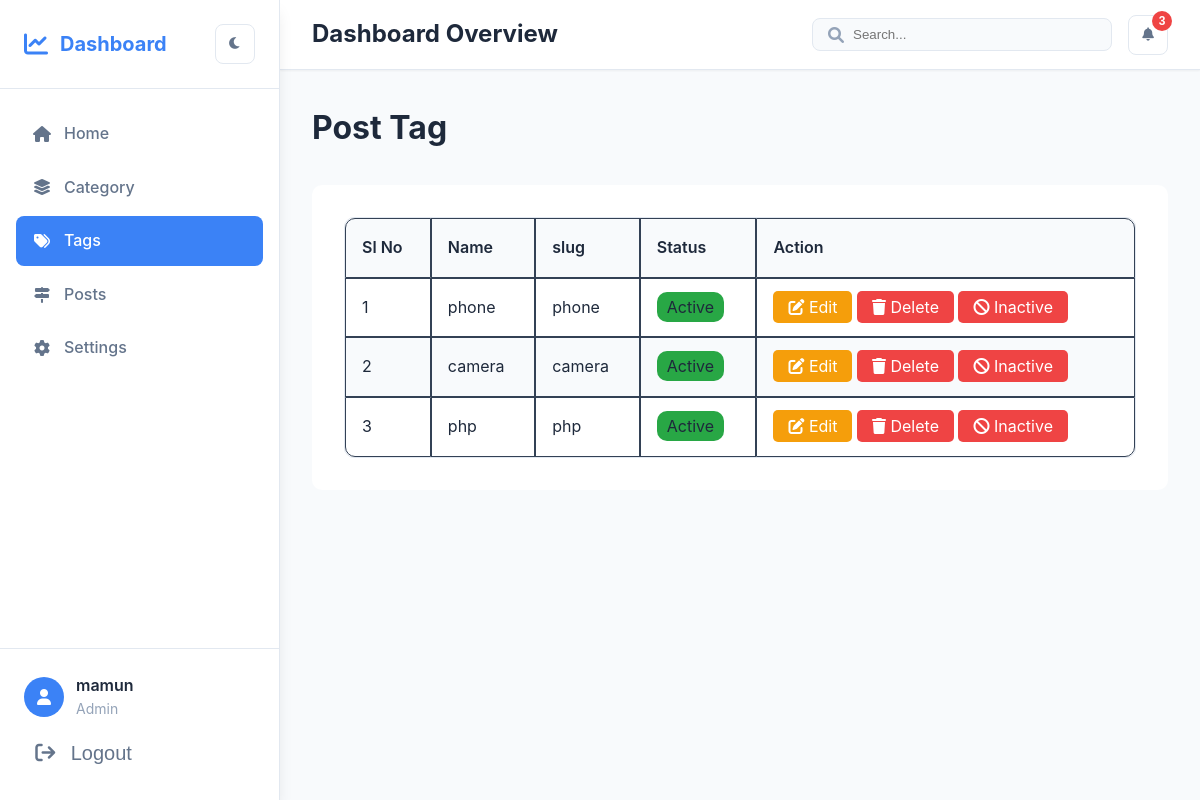
The app's page /backend/tags/ (signed in) with its own data.
### blog/models.py (models this page shows, shortened)
class Tag(models.Model):
    name = models.CharField(max_length=200)
    slug = models.SlugField(max_length=200, unique=True)
    active = models.BooleanField(default=True)
    created_at = models.DateTimeField(auto_now_add=True)
    updated_at = models.DateTimeField(auto_now=True)
    class Meta:
        ordering = ['-created_at']

### blog/views.py (the view, shortened to what this page needs)
# urls.py: path('backend/tags/', views.tags_list, name='tags_list'),
@login_required(login_url='login')
def tags_list(request):
    if  not checkUserPermission(request, 'can_view', '/backend/tags'):
        return render(request, '403.html')
    tags = Tag.objects.all()
    context = {
        'tags': tags
    }
    return render(request, 'post_tags/tags_list.html', context)

### common/context_processors.py (called while the page is built)
def menu_permissions(request):
    if not request.user.is_authenticated:
        return {}
    return {
        'can_view_categories': request.user.is_superuser or checkUserPermission(request, 'can_view', '/backend/category'),
        'can_add_categories': request.user.is_superuser or checkUserPermission(request, 'can_add', '/backend/category'),
        'can_view_tags': request.user.is_superuser or checkUserPermission(request, 'can_view', '/backend/tags'),
        'can_add_tags': request.user.is_superuser or checkUserPermission(request, 'can_add', '/backend/tags'),
        'can_view_posts': request.user.is_superuser or checkUserPermission(request, 'can_view', '/backend/post'),
    }

### core/permissions.py (called while the page is built, shortened)
def checkUserPermission(request, accessType, menuUrl):
    try:
        user_permissions = {
            'can_view': 'can_view',
            'can_add': 'can_add',
            'can_edit': 'can_edit',
            'can_delete': 'can_delete',
        }
        if request.user.is_superuser:
            return True
    except:
        return False

### blog/templates/post_tags/tags_list.html (shortened to what this page needs)
{% extends 'dashboard.html' %}
{% load static %}
{% block content %}
    <h1>Post Tag</h1>
    <div class="post_container">
        <table class="table_border_radius">
            <thead>
                <th>Sl No</th>
                <th>Name</th>
                <th>slug</th>
                <th>Status</th>
                <th>Action</th>
            </thead>
            <tbody>
                {% for tag in tags %}
                    <tr>
                        <td>
                            {{ forloop.counter }}
                        </td>
                        <td>
                            {{ tag.name }}
                        </td>
                        <td>
                            {{ tag.slug }}
                        </td>
                        <td>
                            {% if tag.active == True %}
                                <span class="badge bg-success">Active</span>
                            {% else %}
                                <span class="badge bg-danger">Inactive</span>
                            {% endif %}
                        </td>
                        <td>
                            <a href="{% url 'tags_update' tag.id %}" class="edit_btn"><i class="fa fa-edit"></i> Edit</a>
                            <a href="{% url 'tags_delete' tag.id %}" class="delete_btn"><i class="fa fa-trash"></i> Delete</a>
                            {% if tag.active == True %}
                                <a href="{% url 'tags_inactive' tag.id %}" class="delete_btn"><i class="fa fa-ban"></i> Inactive</a>
                            {% else %}
                                <a href="{% url 'tags_active' tag.id %}" class="btn-success"><i class="fa fa-check"></i> Active</a>
                            {% endif %}
                        </td>
                    </tr>
                {% endfor %}
            </tbody>
        </table>
    </div>
{% endblock content %}

### templates/dashboard.html (shortened to what this page needs)
{% load static %}
<!DOCTYPE html>
<html lang="en">
<head>
    <link rel="stylesheet" href="{% static 'dashboard/styles.css' %}">
    <link href="https://cdnjs.cloudflare.com/ajax/libs/font-awesome/6.0.0/css/all.min.css" rel="stylesheet">
</head>
<body>
    <div class="dashboard">
        <aside class="sidebar">
            <div class="sidebar-header">
                <div class="logo">
                    <i class="fas fa-chart-line"></i>
                    <span>Dashboard</span>
                </div>
                <button class="theme-toggle" id="themeToggle">
                    <i class="fas fa-moon"></i>
                </button>
            </div>
            <nav class="sidebar-nav">
                <ul>
                    <li class="nav-item {% if 'dashboard' in request.path %}active{% endif %}">
                        <a href="{% url 'dashboard' %}" class="nav-link">
                            <i class="fas fa-home"></i>
                            <span>Home</span>
                        </a>
                    </li>
                    {% if can_view_categories %}
                    <li class="nav-item {% if 'category_list' in request.path %}active{% endif %}">
                        <a href="{% url 'category_list' %}" class="nav-link">
                            <i class="fa-solid fa-layer-group"></i>
                            <span>Category</span>
                        </a>
                    </li>
                    {% endif %}
                    {% if can_view_tags %}
                    <li class="nav-item {% if 'tags_list' in request.path %}active{% endif %}">
                        <a href="{% url 'tags_list' %}" class="nav-link">
                            <i class="fa fa-tags"></i>
                            <span>Tags</span>
                        </a>
                    </li>
                    {% endif %}
                    {% if can_view_posts %}
                    <li class="nav-item {% if 'post_list' in request.path %}active{% endif %}">
                        <a href="{% url 'post_list' %}" class="nav-link">
                            <i class="fa-solid fa-signs-post"></i>
                            <span>Posts</span>
                        </a>
                    </li>
                    {% endif %}
                    <li class="nav-item {% if 'profile_settings' in request.path %}active{% endif %}">
                        <a href="{% url 'profile_settings' %}" class="nav-link">
                            <i class="fas fa-cog"></i>
                            <span>Settings</span>
                        </a>
                    </li>
                </ul>
            </nav>
            <div class="sidebar-footer">
                <div class="user-profile">
                    <div class="user-avatar">
                        <i class="fas fa-user"></i>
                    </div>
                    <div class="user-info">
                        <span class="user-name">{{ user.username }}</span>
                        <span class="user-role">{% if user.is_superuser %}Admin{% else %}User{% endif %}</span>
                    </div>
                </div>
                <div class="logout-info">
                    <form action="{% url 'logout' %}" method="POST">
                        <button type="submit" class="logout-btn">
                            <i class="fa fa-sign-out"></i>
                            <span>Logout</span>
                        </button>
                    </form>
                </div>
            </div>
        </aside>
        <main class="main-content">
            <header class="main-header">
                <div class="header-left">
                    <h1>Dashboard Overview</h1>
                </div>
                <div class="header-right">
                    <div class="search-box">
                        <i class="fas fa-search"></i>
                        <input type="text" placeholder="Search...">
                    </div>
                    <button class="notification-btn">
                        <i class="fas fa-bell"></i>
                        <span class="notification-badge">3</span>
                    </button>
                </div>
            </header>
            <div class="content">
               {% block content %}{% endblock content %}
            </div>
        </main>
    </div>
</body>
</html>

### blog/templates/post_tags/tags_list.html (style rules this page uses)
.post_container { max-width: 1200px; margin: auto; margin-top: 2rem; padding: 2rem; background: var(--bg-primary); color: var(--text-primary); border-radius: 10px; }
.table_border_radius { border-collapse: separate !important; border-spacing: 0; width: 100%; border: solid var(--border-color) 1px; border-radius: 10px; }
.table_border_radius th, .table_border_radius td { padding: 1rem; color: var(--text-primary); border: 1px solid var(--border-secondary); text-align: left; }
.table_border_radius thead { background: var(--bg-secondary); }
.table_border_radius tr:nth-child(even) { background: var(--bg-secondary); }
.table_border_radius th:first-child { border-top-left-radius: 10px; }
.table_border_radius th:last-child { border-top-right-radius: 10px; }
.table_border_radius tr:last-child td:first-child { border-bottom-left-radius: 10px; }
.table_border_radius tr:last-child td:last-child { border-bottom-right-radius: 10px; }
.table_border_radius th { font-weight: 600; }
.edit_btn { background: #f59e0b; padding: 6px 15px; border-radius: 5px; text-decoration: none; color: white; }
.delete_btn { background: #ef4444; padding: 6px 15px; border-radius: 5px; text-decoration: none; color: white; }
.badge { padding: 5px 10px; border-radius: 10px; }
.bg-success { background: #28a745; }

### records on screen
Tag: name "phone", slug "phone", active "Active"
Tag: name "camera", slug "camera", active "Active"
Tag: name "php", slug "php", active "Active"

### other values on screen
{{ user.username }} "mamun"
